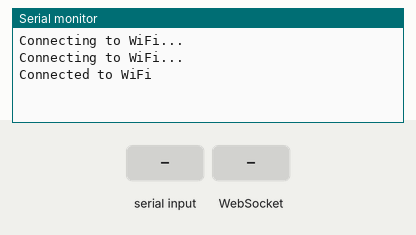
This sketch was run on a simulated ESP8266 (NodeMCU). On the bench: the last lines printed to the serial monitor. The inputs (shaded band) are chosen by the test bench. WiFi joins after 1.5 s; servers stay silent unless stated.

Above: at 3.2 s.
3.3 s: "1\n" received over Serial
At 4.3 s:
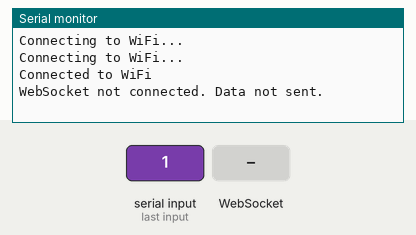
4.8 s: WebSocket text "1" received
At 5.7 s:
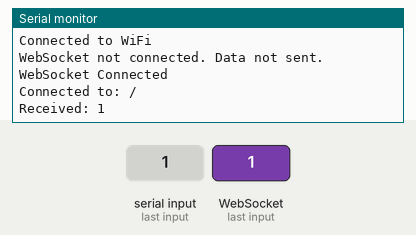
6.3 s: "0\n" received over Serial
At 7.2 s:
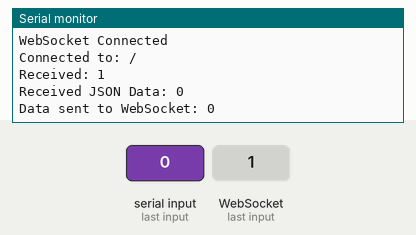

Measured:
- after the input at 3.3 s, the serial monitor: prints a new line at once (image 1)
- after the input at 4.8 s, the serial monitor: prints a new line at once (image 2)
- after the input at 6.3 s, the serial monitor: prints a new line at once (image 3)

The sketch:

esp8266.ino
```cpp
#include <WebSocketsClient.h>
#include <ESP8266WiFi.h>
#include <ArduinoJson.h>  // Include ArduinoJson library

const char* ssid = "Ajay";
const char* password = "shwetha2006";
const char* websocketServer = "192.168.29.224";  // WebSocket server IP

WebSocketsClient webSocket;
bool isWebSocketConnected = false;  // Flag to track WebSocket connection status

void setup() {
    Serial.begin(9600);  // Ensure this matches the Arduino baud rate
    WiFi.begin(ssid, password);

    // Wait for connection to WiFi
    while (WiFi.status() != WL_CONNECTED) {
        delay(1000);
        Serial.println("Connecting to WiFi...");
    }
    Serial.println("Connected to WiFi");

    // Connect to WebSocket server
    webSocket.begin(websocketServer, 5000, "/");  // Use port 5000 for ws://
    webSocket.onEvent(webSocketEvent);            // Attach the event handler
    webSocket.setReconnectInterval(1000);         // Reconnect interval in case of disconnection
}

void loop() {
    // Keep WebSocket communication alive
    webSocket.loop();

    // Ensure WiFi is connected
    if (WiFi.status() != WL_CONNECTED) {
        Serial.println("WiFi not connected. Reconnecting...");
        WiFi.begin(ssid, password);
        delay(1000);
        return;
    }

    // Read JSON data from Arduino
    if (Serial.available()) {
        String jsonData = Serial.readStringUntil('\n');  // Read until newline
        jsonData.trim();  // Remove any extra whitespace

        // Send JSON data to WebSocket server
        if (isWebSocketConnected && jsonData.length() > 0) {
            Serial.println("Received JSON Data: " + jsonData);
            sendToWebSocket(jsonData);
        } else if (!isWebSocketConnected) {
            Serial.println("WebSocket not connected. Data not sent.");
        }
    }

    delay(100);  // Small delay to avoid overloading the loop
}

void webSocketEvent(WStype_t type, uint8_t* payload, size_t length) {
    switch (type) {
        case WStype_DISCONNECTED:
            isWebSocketConnected = false;
            Serial.println("WebSocket Disconnected");
            break;
        case WStype_CONNECTED:
            isWebSocketConnected = true;
            Serial.println("WebSocket Connected");
            Serial.printf("Connected to: %s\n", payload);
            break;
        case WStype_TEXT:
            Serial.printf("Received: %s\n", payload);
            break;
        case WStype_ERROR:
            Serial.println("WebSocket Error Occurred");
            if (length > 0) {
                Serial.printf("Error payload: %s\n", payload);
            }
            break;
        case WStype_PING:
            Serial.println("WebSocket Ping Received");
            break;
        case WStype_PONG:
            Serial.println("WebSocket Pong Received");
            break;
        default:
            Serial.printf("Unknown WebSocket event type: %d\n", type);
            break;
    }
}

void sendToWebSocket(String jsonData) {
    // Send JSON data via WebSocket
    if (isWebSocketConnected) {
        webSocket.sendTXT(jsonData);
        Serial.println("Data sent to WebSocket: " + jsonData);
    } else {
        Serial.println("WebSocket not connected. Cannot send data.");
    }
}
```
